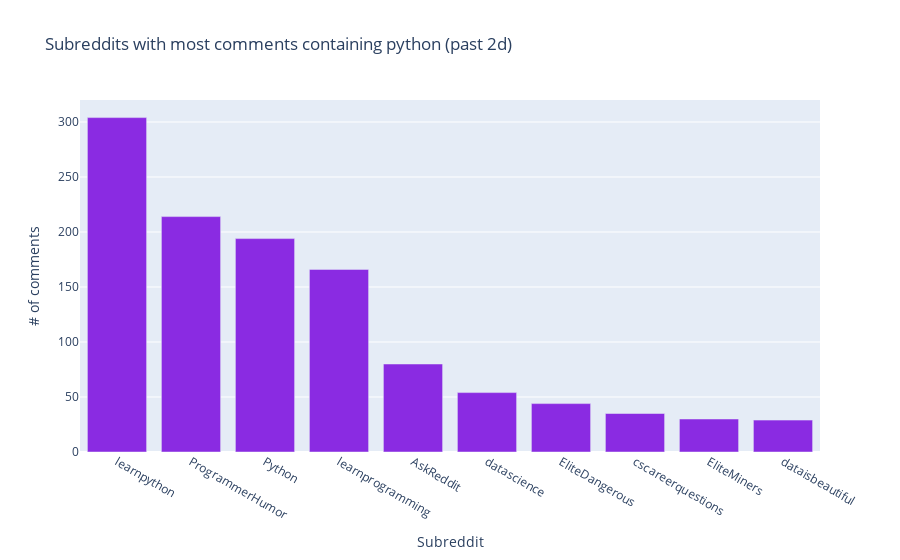

Here is the notebook cell this chart was saved with:
### Code cell
px.bar(df, x = 'key', y = 'doc_count', title = f'Subreddits with most comments containing {TERM_OF_INTEREST} (past {TIMEFRAME})',
      labels = {'doc_count': '# of comments', 'key': 'Subreddit'},
      color_discrete_sequence = [COMMENT_COLOR])

### Figure 1 — Plotly figure (JSON) as saved in the notebook; plotly's stock layout.template omitted (floating-point values rounded to 4 significant figures)
{"data": [{"alignmentgroup": "True", "hoverlabel": {"namelength": 0}, "hovertemplate": "Subreddit=%{x}<br># of comments=%{y}", "legendgroup": "", "marker": {"color": "blueviolet"}, "name": "", "offsetgroup": "", "orientation": "v", "showlegend": false, "textposition": "auto", "type": "bar", "x": ["learnpython", "ProgrammerHumor", "Python", "learnprogramming", "AskReddit", "datascience", "EliteDangerous", "cscareerquestions", "EliteMiners", "dataisbeautiful"], "xaxis": "x", "y": [304, 214, 194, 166, 80, 54, 44, 35, 30, 29], "yaxis": "y"}], "layout": {"autosize": true, "barmode": "relative", "legend": {"tracegroupgap": 0}, "title": {"text": "Subreddits with most comments containing python (past 2d)"}, "xaxis": {"anchor": "y", "autorange": true, "domain": [0, 1], "range": [-0.5, 9.5], "title": {"text": "Subreddit"}, "type": "category"}, "yaxis": {"anchor": "x", "autorange": true, "domain": [0, 1], "range": [0, 320], "title": {"text": "# of comments"}, "type": "linear"}}}
